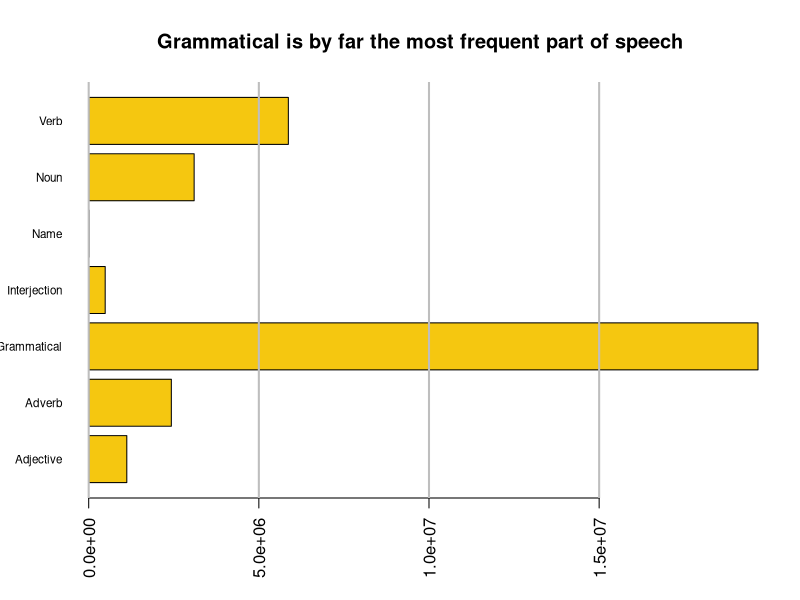

Write R code to recreate this figure.
# If you get an error on reading the csv, replace the file path with the absolute path

# Read dataset
dataset = read.csv(file = 'perry_winter_2017_iconicity.csv')

# Group by POS and sum across frequency
frequencies = aggregate(dataset$Freq, by=list(POS=dataset$POS), FUN=sum)

# Add plot
barplot(
    frequencies$x, 
    names.arg = frequencies$POS, 
    horiz = T, 
    las = 2, 
    cex.names = 0.7, 
    col = 7,
    main = "Grammatical is by far the most frequent part of speech"
)

# Add vertical grid
grid(
    nx = NULL, 
    ny = NA,
    lty = 1,
    col = "gray",
    lwd = 2
)
